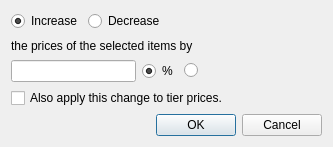
<ui version="4.0" >
 <class>IncDecPricesDialog</class>
 <widget class="QDialog" name="IncDecPricesDialog" >
  <property name="geometry" >
   <rect>
    <x>0</x>
    <y>0</y>
    <width>333</width>
    <height>147</height>
   </rect>
  </property>
  <property name="windowTitle" >
   <string>Increase or Decrease Prices</string>
  </property>
  <layout class="QVBoxLayout" name="verticalLayout" >
   <item>
    <widget class="QWidget" native="1" name="widget" >
     <layout class="QHBoxLayout" name="horizontalLayout_2" >
      <property name="margin" >
       <number>0</number>
      </property>
      <item>
       <widget class="QRadioButton" name="w_increase" >
        <property name="text" >
         <string>Increase</string>
        </property>
        <property name="checked" >
         <bool>true</bool>
        </property>
       </widget>
      </item>
      <item>
       <widget class="QRadioButton" name="w_decrease" >
        <property name="text" >
         <string>Decrease</string>
        </property>
       </widget>
      </item>
      <item>
       <spacer name="horizontalSpacer_2" >
        <property name="orientation" >
         <enum>Qt::Horizontal</enum>
        </property>
        <property name="sizeHint" stdset="0" >
         <size>
          <width>40</width>
          <height>20</height>
         </size>
        </property>
       </spacer>
      </item>
     </layout>
    </widget>
   </item>
   <item>
    <widget class="QLabel" name="label" >
     <property name="text" >
      <string>the prices of the selected items by</string>
     </property>
    </widget>
   </item>
   <item>
    <layout class="QHBoxLayout" name="horizontalLayout_3" >
     <item>
      <widget class="QLineEdit" name="w_value" />
     </item>
     <item>
      <widget class="QWidget" native="1" name="widget_2" >
       <layout class="QHBoxLayout" name="horizontalLayout" >
        <property name="margin" >
         <number>0</number>
        </property>
        <item>
         <widget class="QRadioButton" name="w_percent" >
          <property name="text" >
           <string>%</string>
          </property>
          <property name="checked" >
           <bool>true</bool>
          </property>
         </widget>
        </item>
        <item>
         <widget class="QRadioButton" name="w_fixed" >
          <property name="text" >
           <string/>
          </property>
         </widget>
        </item>
       </layout>
      </widget>
     </item>
     <item>
      <spacer name="horizontalSpacer" >
       <property name="orientation" >
        <enum>Qt::Horizontal</enum>
       </property>
       <property name="sizeHint" stdset="0" >
        <size>
         <width>40</width>
         <height>20</height>
        </size>
       </property>
      </spacer>
     </item>
    </layout>
   </item>
   <item>
    <widget class="QCheckBox" name="w_apply_to_tiers" >
     <property name="text" >
      <string>Also apply this change to tier prices.</string>
     </property>
    </widget>
   </item>
   <item>
    <widget class="QDialogButtonBox" name="w_buttons" >
     <property name="orientation" >
      <enum>Qt::Horizontal</enum>
     </property>
     <property name="standardButtons" >
      <set>QDialogButtonBox::Cancel|QDialogButtonBox::Ok</set>
     </property>
    </widget>
   </item>
  </layout>
 </widget>
 <resources/>
 <connections>
  <connection>
   <sender>w_buttons</sender>
   <signal>accepted()</signal>
   <receiver>IncDecPricesDialog</receiver>
   <slot>accept()</slot>
   <hints>
    <hint type="sourcelabel" >
     <x>248</x>
     <y>254</y>
    </hint>
    <hint type="destinationlabel" >
     <x>157</x>
     <y>274</y>
    </hint>
   </hints>
  </connection>
  <connection>
   <sender>w_buttons</sender>
   <signal>rejected()</signal>
   <receiver>IncDecPricesDialog</receiver>
   <slot>reject()</slot>
   <hints>
    <hint type="sourcelabel" >
     <x>316</x>
     <y>260</y>
    </hint>
    <hint type="destinationlabel" >
     <x>286</x>
     <y>274</y>
    </hint>
   </hints>
  </connection>
 </connections>
</ui>
